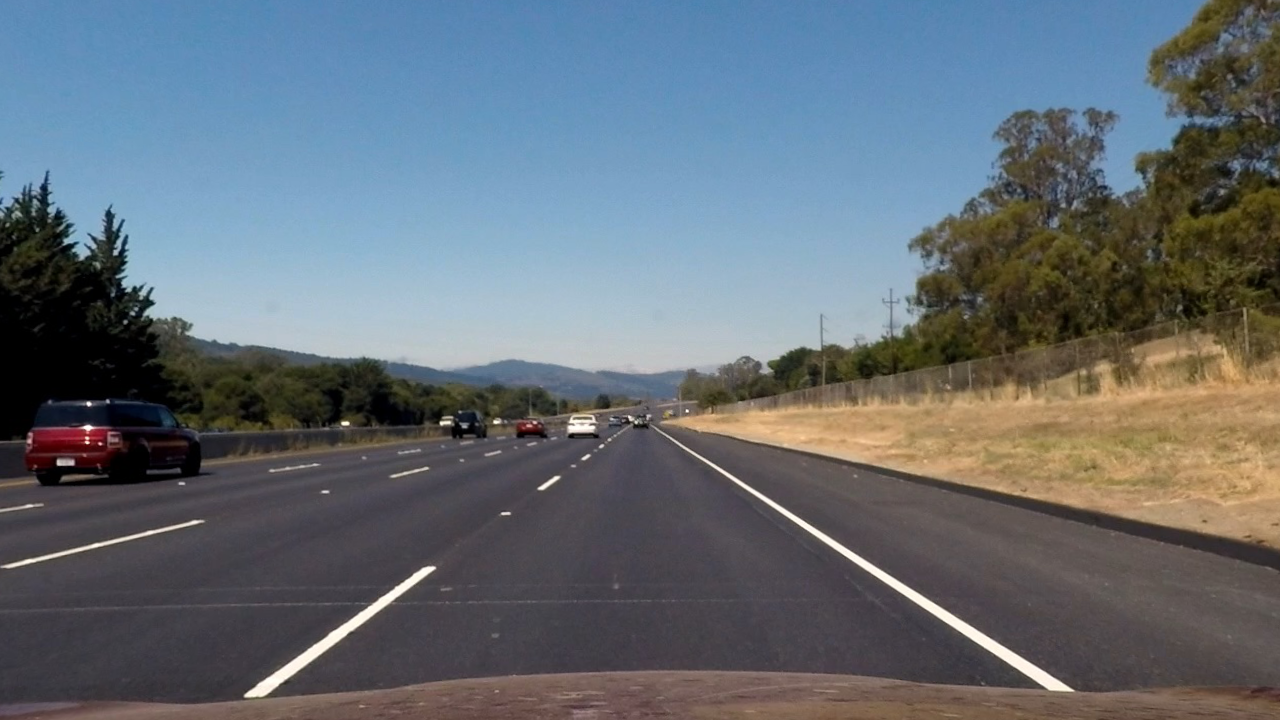
#> input picture output_images/Undistorted_images/straight_lines2_undistorted.jpg, 1280 x 720 px, given in place of calibration1.jpg, which was not available
$ jupyter execute --allow-errors Advanced_lane_finding.ipynb   (shell and % lines are left out)   (older library calls are emulated)
#> lines starting #> are read from the running program, lines starting #| are printed output that depends on the picture
[cell 1]
import numpy as np
import cv2
import glob
import matplotlib.pyplot as plt
import matplotlib.image as mpimg
from moviepy.editor import VideoFileClip
from IPython.display import HTML

[cell 2]
def cal_camera(nx, ny):
    objp = np.zeros((nx*ny,3), np.float32)
    objp[:,:2] = np.mgrid[0:nx, 0:ny].T.reshape(-1,2)

    # Arrays to store object points and image points from all the images.
    objpoints = [] # 3d points in real world space
    imgpoints = [] # 2d points in image plane.

    # Make a list of calibration images
    images = glob.glob('camera_cal/cal*.jpg')

    # Step through the list and search for chessboard corners
    for idx, fname in enumerate(images):
        img = cv2.imread(fname)
        gray = cv2.cvtColor(img, cv2.COLOR_BGR2GRAY)

        # Find the chessboard corners
        ret, corners = cv2.findChessboardCorners(gray, (nx,ny), None)

        # If found, add object points, image points
        if ret == True:
            objpoints.append(objp)
            imgpoints.append(corners)

            # Draw and display the corners
            cv2.drawChessboardCorners(img, (nx,ny), corners, ret)
            #plt.imshow(img)
    return objpoints, imgpoints

[cell 3]
def cal_undistort(img, objpoints, imgpoints):
    # Use cv2.calibrateCamera() and cv2.undistort()
    gray = cv2.cvtColor(img, cv2.COLOR_BGR2GRAY)
    ret, mtx, dist, rvecs, tvecs = cv2.calibrateCamera(objpoints, imgpoints, gray.shape[::-1], None, None)
    undist = cv2.undistort(img, mtx, dist, None, mtx)
    return undist

[cell 4]
# [34 lines left out: function color_combined, not called in this run]

[cell 5]
# [27 lines left out: functions warper, fit_polynomial, not called in this run]

[cell 6]
# [91 lines left out: function find_lane_pixels, not called in this run]

[cell 7]
# [55 lines left out: function search_around_poly, not called in this run]

[cell 8]
# [27 lines left out: function measure_curvature_real, not called in this run]

[cell 9]
# [64 lines left out: function process_image, not called in this run]

[cell 10]
nx = 9
ny = 6
objpoints = [] # 3d points in real world space
imgpoints = [] # 2d points in image plane.

#Calibrate the camera
objpoints,imgpoints = cal_camera(nx, ny)

calibration_image = mpimg.imread("camera_cal/calibration1.jpg")
#> calibration_image is the input picture: shape (720, 1280, 4) float32; mean R, G, B, A 0.394, 0.428, 0.458, 1
#> (the rest of this cell did not finish here and is left out)

#> in cal_undistort, `gray = cv2.cvtColor(img, cv2.COLOR_BGR2GRAY)`:
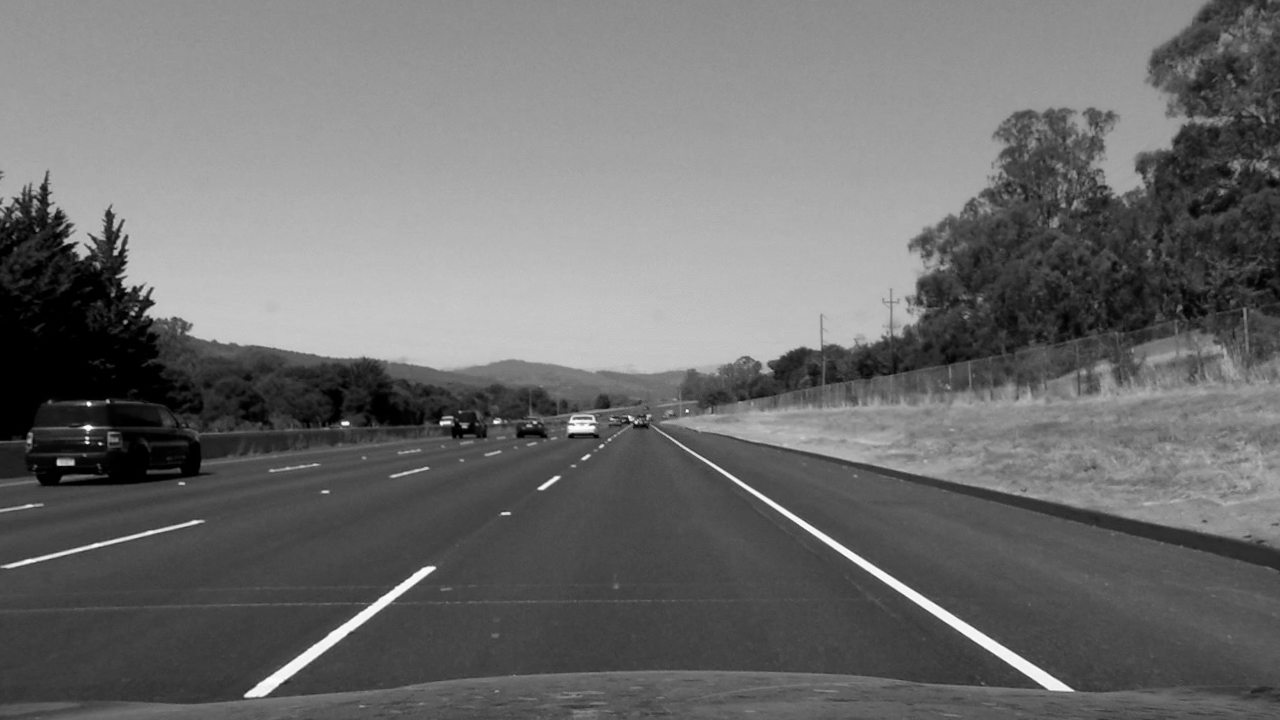
#> gray: shape (720, 1280) float32; min 0, max 0.995, mean 0.433
mpimg.imsave("output_images/undistorted_calibration1.jpg", undist_calibration)

left_fit = np.array([])
right_fit = np.array([])
out_name = ""

# [7 lines left out: function pipeline, not called in this run]


#Run on test images
images = glob.glob('test_images/*.jpg')

for img_name in images:
    left_fit = np.array([])
    right_fit = np.array([])
    out_name = img_name[12:-4]
    img = mpimg.imread(img_name)
    result = pipeline(img)
    mpimg.imsave("output_images/Result_images/"+out_name+"_result.jpg", result)


#Run on test video
out_name = ""
video_output = 'project_video_output.mp4'
clip1 = VideoFileClip("project_video.mp4")
clip = clip1.fl_image(pipeline)
clip.write_videofile(video_output, audio=False)


$ run again, on output_images/Undistorted_images/test5_undistorted.jpg
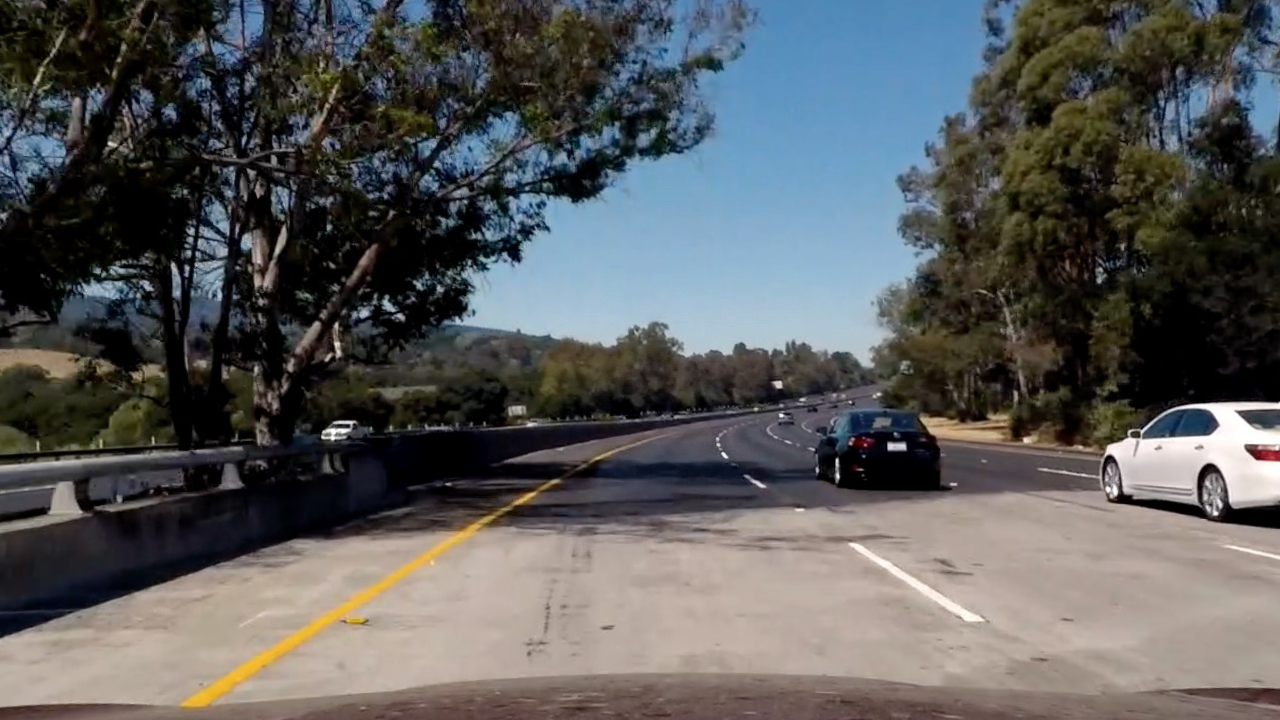
#> input picture output_images/Undistorted_images/test5_undistorted.jpg, 1280 x 720 px, given in place of calibration1.jpg, which was not available
#> calibration_image is the input picture: shape (720, 1280, 4) float32; mean R, G, B, A 0.352, 0.356, 0.356, 1
#> in cal_undistort, `gray = cv2.cvtColor(img, cv2.COLOR_BGR2GRAY)`:
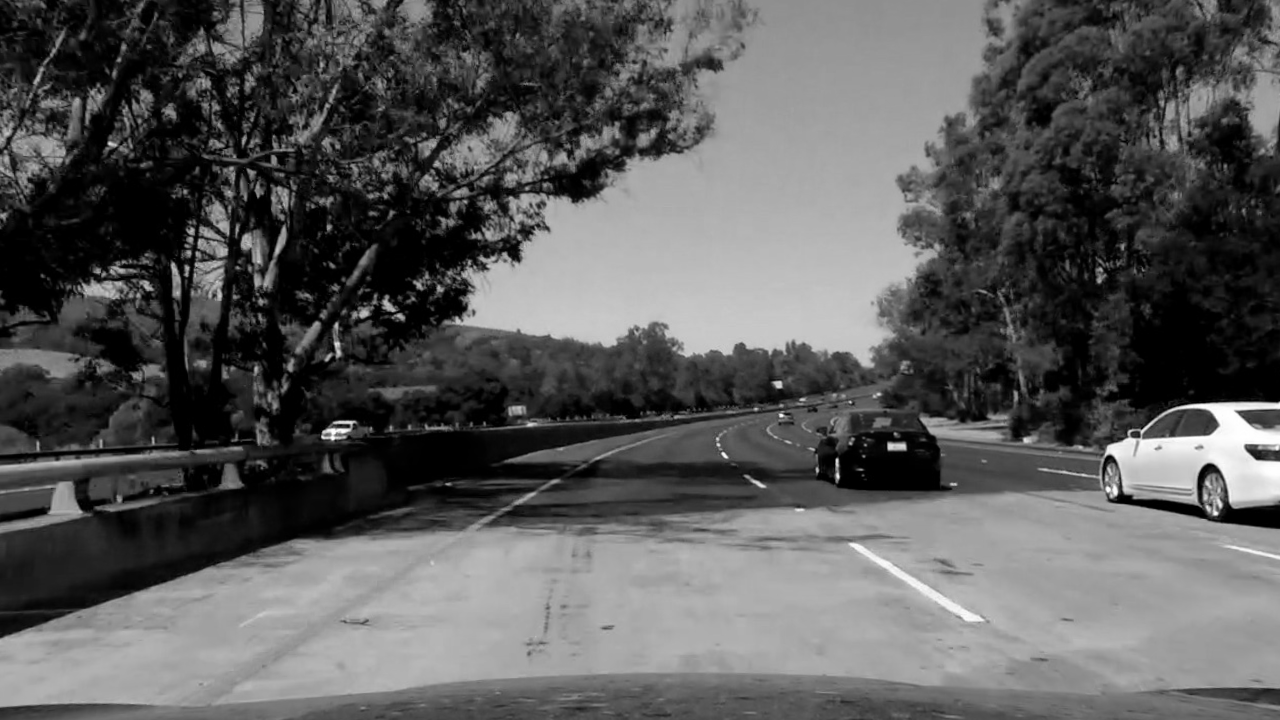
#> gray: shape (720, 1280) float32; min 0, max 1, mean 0.355
